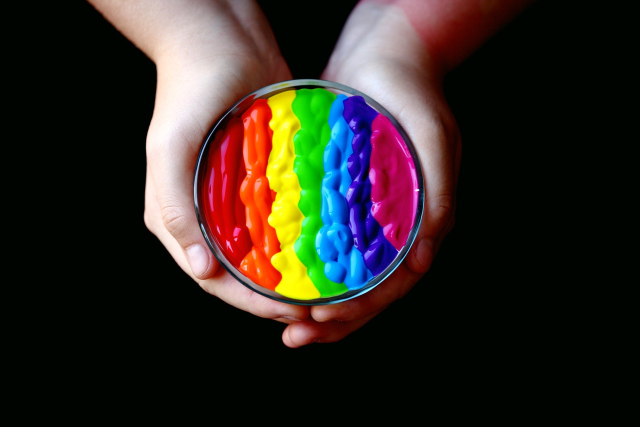
#> input picture Crop-Images/colors.jpg, 1280 x 853 px, found by its file name (shown at 1/2 size)
$ python crop_images.py
#> lines starting #> are read from the running program, lines starting #| are printed output that depends on the picture; after the words box and inside, x2 and y2 are one past the last pixel; in counts of white or black regions, pixels touching at a corner belong together
import cv2 as cv
import numpy as np

img = cv.imread("Crop-Images/colors.jpg")
#> img is the input picture: shape (853, 1280, 3); mean B, G, R 33.7, 40.6, 47.7
rows, cols, _ = img.shape
#> rows = 853; cols = 1280
print("Rows", rows)
#| Rows 853
print("Cols", cols)
#| Cols 1280

# Cut image
cut_img = img[426: 526, 250: 1280]
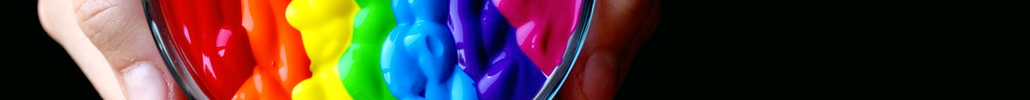
#> cut_img: shape (100, 1030, 3); mean B, G, R 52.6, 57.4, 75.4

# ROI (Region of interest) aka Crop portion of the image
cv.rectangle(img, (385, 155), (851, 613), (0, 255, 0), 3)
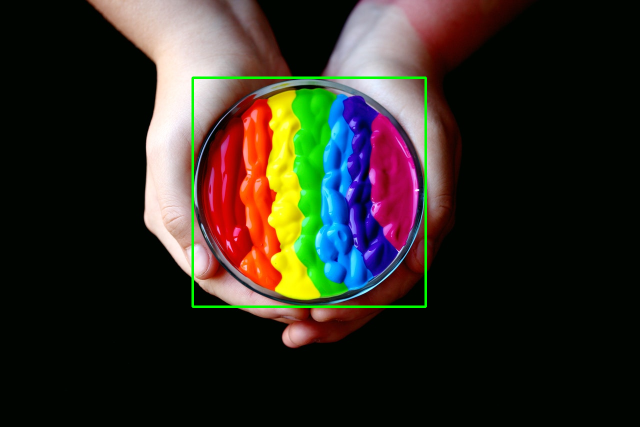
#> img: shape (853, 1280, 3) (shown at 1/2 size); 0.85% of pixels changed, all inside (x1, y1, x2, y2) = (383, 153, 854, 616)

roi = img[155: 613, 385: 851]
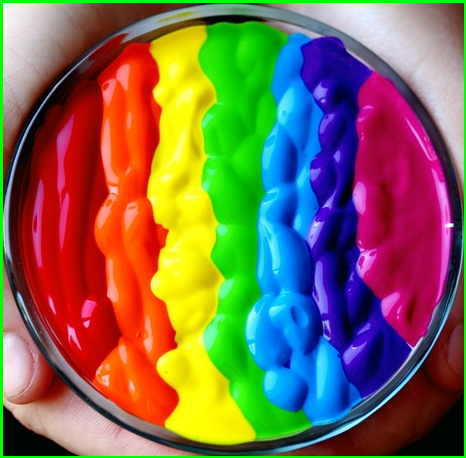
#> roi: shape (458, 466, 3); mean B, G, R 80.9, 105.7, 124.8

cv.imshow("Colours", img)
cv.imshow("Cut Image", cut_img)
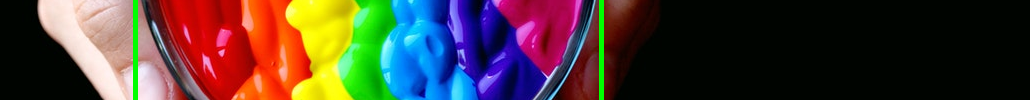
#> window 'Cut Image': shape (100, 1030, 3); mean B, G, R 51.7, 58.9, 74
cv.imshow("ROI", roi)
cv.waitKey(0)
